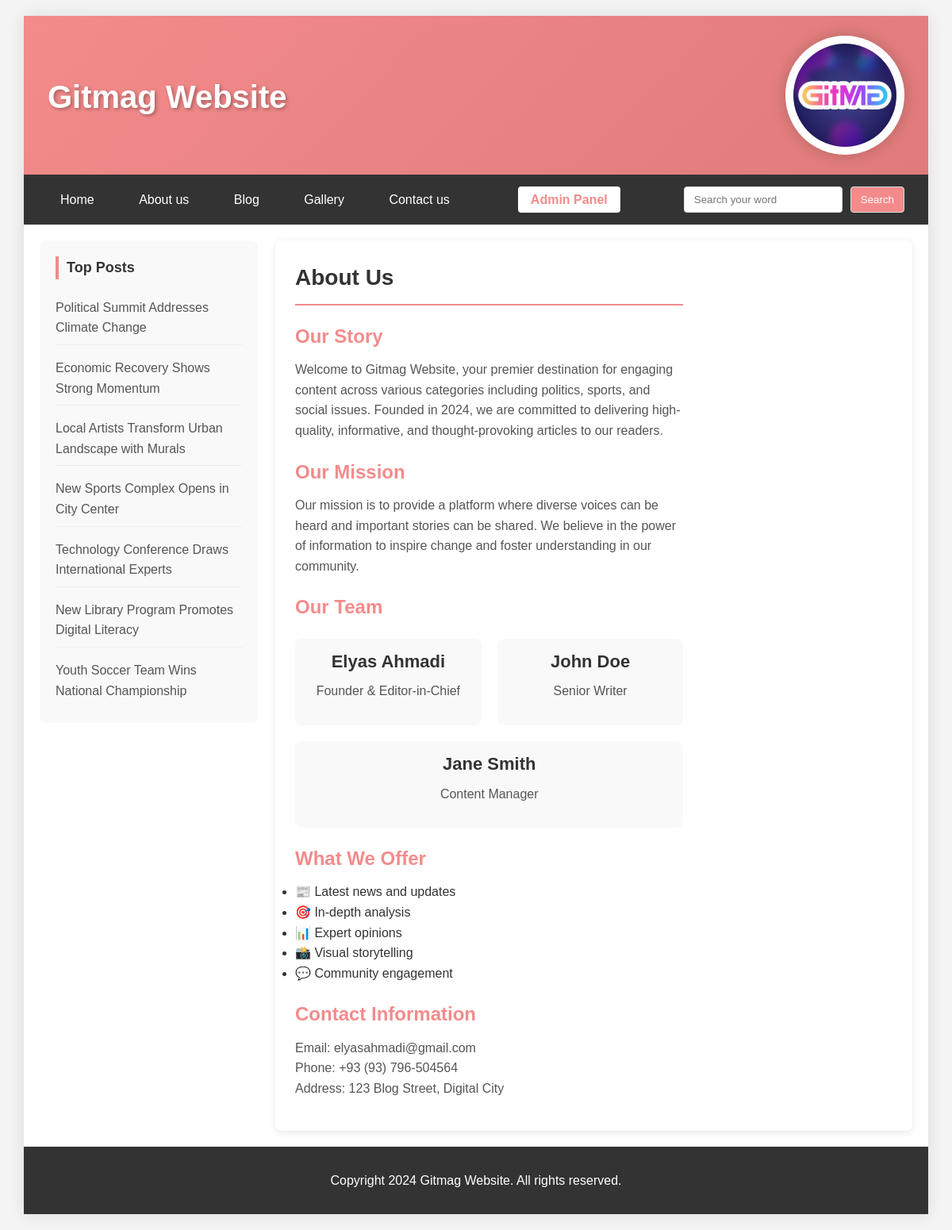
Page /about.php on the committed database.
### tables this page shows
CREATE TABLE settings (
    id INT AUTO_INCREMENT PRIMARY KEY,
    title VARCHAR(255) NOT NULL,
    keywords TEXT,
    description TEXT,
    author VARCHAR(100),
    logo VARCHAR(255),
    footer TEXT
);

CREATE TABLE posts (
    id INT AUTO_INCREMENT PRIMARY KEY,
    title VARCHAR(255) NOT NULL,
    content TEXT NOT NULL,
    category ENUM('sport', 'social', 'political') NOT NULL,
    image VARCHAR(255),
    status ENUM('draft', 'published') NOT NULL DEFAULT 'published',
    views INT DEFAULT 0,
    created_at TIMESTAMP DEFAULT CURRENT_TIMESTAMP,
    updated_at TIMESTAMP DEFAULT CURRENT_TIMESTAMP ON UPDATE CURRENT_TIMESTAMP
);

### classes/Database.php (called while the page is built, shortened)
<?php
class Database
{
    private static $host = "localhost";
    private static $user = "root";
    private static $password = "";
    private static $dbName = "blog_db";
    private static $connection = null;
    public static function getConnection(): ?\mysqli
    {
        if (empty(self::$connection)) {
            self::$connection = new \mysqli(self::$host, self::$user, self::$password, self::$dbName);
            if (self::$connection->connect_errno === 0) {
                return self::$connection;
            } else {
                return null;
            }
        }
        return self::$connection;
    }
}

### classes/Repository/BaseRepository.php (called while the page is built, shortened)
<?php
class BaseRepository
{
    protected string $tableName;
    protected Storage $storage;
    public function __construct(Storage $storage)
    {
        $this->storage = $storage;
    }
    public function getAll(): array
    {
        return $this->storage->getAll($this->tableName);
    }
}

### classes/StorageTypes/MySQL.php (called while the page is built, shortened)
<?php
class MySQL implements Storage
{
    private $connection;
    public function __construct()
    {
        $this->connection = Database::getConnection();
    }
    public function getAll(string $table): array
    {
        $query = "SELECT * FROM `$table`";
        $result = $this->connection->query($query);
        if ($result && $result->num_rows > 0) {
            return $result->fetch_all(MYSQLI_ASSOC);
        }
        return [];
    }
}

### classes/Repository/SettingRepository.php (called while the page is built, shortened)
<?php
class SettingRepository extends BaseRepository
{
    public function getSettings(): ?array
    {
        $settings = $this->getAll();
        return !empty($settings) ? $settings[0] : null;
    }
}

### classes/Repository/PostRepository.php (called while the page is built, shortened)
<?php
class PostRepository extends BaseRepository
{
    public function getTopPosts(int $limit = 5): array
    {
        $allPosts = $this->getAll();
        usort($allPosts, function($a, $b) {
            return $b['views'] - $a['views'];
        });
        $topPosts = array_slice($allPosts, 0, $limit);
        return $this->processImagePaths($topPosts);
    }
    public function getAll(): array
    {
        $posts = parent::getAll();
        return $this->processImagePaths($posts);
    }
    private function processImagePaths(array $posts): array
    {
        return array_map(function($post) {
            return $this->processImagePath($post);
        }, $posts);
    }
    private function processImagePath(array $post): array
    {
        if (!empty($post['image'])) {
            $post['image'] = basename($post['image']);
        }
        return $post;
    }
}

### about.php (the view, shortened to what this page needs)
<?php
$settingRepository = new SettingRepository(new MySQL());
$postRepository = new PostRepository(new MySQL());
$settings = $settingRepository->getSettings();
$topPosts = $postRepository->getTopPosts(7);
?>
<!DOCTYPE html>
<html lang="en">
<head>
    <link rel="stylesheet" href="./assets/css/style.css">
</head>
<body>
    <main>
        <header>
            <h1><?= $settings['title'] ?? 'Gitmag website' ?></h1>
            <?php if ($settings['logo']): ?>
            <div id="logo">
                <img src="./assets/images/logo.png" alt="Gitmag">
            </div>
            <?php endif; ?>
        </header>
        <nav>
            <ul>
                <li><a href="./index.php">Home</a></li>
                <li><a href="./about.php">About us</a></li>
                <li><a href="./blog.php">Blog</a></li>
                <li><a href="./gallery.php">Gallery</a></li>
                <li><a href="./contact.php">Contact us</a></li>
            </ul>
            <div class="admin-login">
                <a href="./login.php">Admin Panel</a>
            </div>
            <form action="search.php" method="GET">
                <input type="text" name="search" placeholder="Search your word" value="<?= htmlspecialchars($_GET['search'] ?? '') ?>">
                <input type="submit" value="Search">
            </form>
        </nav>
        <section id="content">
            <aside>
                <div class="aside-box">
                    <h2>Top Posts</h2>
                    <ul>
                        <?php foreach ($topPosts as $post): ?>
                        <li><a href="post.php?id=<?= $post['id'] ?>"><?= htmlspecialchars($post['title']) ?></a></li>
                        <?php endforeach; ?>
                    </ul>
                </div>
            </aside>
            <div id="articles">
                <article>
                    <div class="caption about-content">
                        <h1>About Us</h1>
                        <h2>Our Story</h2>
                        <p>Welcome to <?= $settings['title'] ?? 'Gitmag website' ?>, your premier destination for engaging content across various categories including politics, sports, and social issues. Founded in 2024, we are committed to delivering high-quality, informative, and thought-provoking articles to our readers.</p>
                        <h2>Our Mission</h2>
                        <p>Our mission is to provide a platform where diverse voices can be heard and important stories can be shared. We believe in the power of information to inspire change and foster understanding in our community.</p>
                        <h2>Our Team</h2>
                        <div class="team-members">
                            <div class="team-member">
                                <h3>Elyas Ahmadi</h3>
                                <p>Founder & Editor-in-Chief</p>
                            </div>
                            <div class="team-member">
                                <h3>John Doe</h3>
                                <p>Senior Writer</p>
                            </div>
                            <div class="team-member">
                                <h3>Jane Smith</h3>
                                <p>Content Manager</p>
                            </div>
                        </div>
                        <h2>What We Offer</h2>
                        <ul>
                            <li>📰 Latest news and updates</li>
                            <li>🎯 In-depth analysis</li>
                            <li>📊 Expert opinions</li>
                            <li>📸 Visual storytelling</li>
                            <li>💬 Community engagement</li>
                        </ul>
                        <h2>Contact Information</h2>
                        <p>Email: elyasahmadi@gmail.com<br>
                        Phone: +93 (93) 796-504564<br>
                        Address: 123 Blog Street, Digital City</p>
                    </div>
                </article>
            </div>
        </section>
        <footer>
            <p><?= $settings['footer'] ?? 'Copyright 2024 Gitmag Website. All rights reserved.' ?></p>
        </footer>
    </main>
</body>
</html>

### assets/css/style.css (style rules this page uses)
* { margin: 0; padding: 0; border: none; box-sizing: border-box; }
body { font-family: 'Arial', sans-serif; line-height: 1.6; color: #333; background-color: #f4f4f4; }
main { width: 1200px; margin: 0 auto; background: white; box-shadow: 0 0 20px rgba(0,0,0,0.1); }
header { width: 100%; height: 200px; background: linear-gradient(135deg, #f38b8b, #e07b7b); position: relative; }
header h1 { float: left; margin-top: 70px; margin-left: 30px; font-size: 40px; color: white; text-shadow: 2px 2px 4px rgba(0,0,0,0.3); }
#logo { float: right; width: 150px; height: 150px; margin-top: 25px; margin-right: 30px; background: white; border-radius: 50%; padding: 10px; box-shadow: 0 0 20px rgba(0,0,0,0.2); }
#logo img { width: 100%; height: 100%; border-radius: 50%; object-fit: cover; }
nav { width: 100%; background: #333; margin-top: 0; padding: 15px 0; display: flex; justify-content: space-between; align-items: center; }
nav ul { list-style: none; margin-left: 30px; float: left; }
nav li { display: inline-block; margin: 0 10px; }
nav li:first-child { margin-left: 0; }
nav li a { text-decoration: none; color: white; padding: 8px 16px; border-radius: 4px; transition: background 0.3s ease; }
.admin-login { float: right; margin-right: 20px; }
.admin-login a { color: #f38b8b; text-decoration: none; font-weight: bold; padding: 8px 16px; background: white; border-radius: 4px; transition: all 0.3s ease; }
nav form { float: right; margin-right: 30px; display: flex; gap: 10px; }
nav form input { border-radius: 4px; padding: 8px 12px; border: 1px solid #ddd; }
nav form input[type="text"] { width: 200px; }
nav form input[type="submit"] { background: #f38b8b; color: white; cursor: pointer; transition: background 0.3s ease; }
#content { width: 100%; margin-top: 0; padding: 20px; min-height: 600px; }
aside { width: 25%; float: left; background: #f9f9f9; border-radius: 8px; padding: 0; }
aside .aside-box { padding: 20px; border-bottom: 1px solid #eee; }
aside .aside-box:last-child { border-bottom: none; }
aside .aside-box h2 { margin-bottom: 15px; font-size: 18px; color: #333; border-left: 4px solid #f38b8b; padding-left: 10px; }
aside .aside-box ul { list-style: none; margin-left: 0; }
aside .aside-box li { margin-bottom: 8px; padding: 8px 0; border-bottom: 1px solid #eee; }
aside .aside-box li:last-child { border-bottom: none; margin-bottom: 0; }
aside .aside-box li a { text-decoration: none; color: #555; display: block; transition: color 0.3s ease; }
#articles { width: 73%; float: right; background: white; border-radius: 8px; padding: 0; }
article { padding: 25px; border-bottom: 1px solid #eee; background: white; border-radius: 8px; margin-bottom: 20px; box-shadow: 0 2px 10px rgba(0,0,0,0.1); transition: transform 0.3s ease; }
article:last-child { border-bottom: none; margin-bottom: 0; }
article .caption { width: 65%; float: left; margin-left: 0; }
article .caption h3 { font-size: 22px; margin-bottom: 10px; color: #333; line-height: 1.3; }
article .caption h1 { font-size: 28px; margin-bottom: 15px; color: #333; border-bottom: 2px solid #f38b8b; padding-bottom: 10px; }
article .caption p { font-size: 16px; margin-bottom: 15px; color: #555; line-height: 1.6; }
footer { padding: 30px 0; background: #333; margin-top: 0; text-align: center; color: white; }
@media screen and (max-width: 1240px) { main { width: 95%; margin: 20px auto; } }

### about.php (style rules this page uses)
.about-content { line-height: 1.6; }
.about-content h2 { color: #f38b8b; margin: 20px 0 10px 0; }
.team-members { display: flex; flex-wrap: wrap; gap: 20px; margin: 20px 0; }
.team-member { flex: 1; min-width: 200px; text-align: center; padding: 15px; background: #f9f9f9; border-radius: 8px; }

### rows in the picture
settings: title "Gitmag Website", footer "Copyright 2024 Gitmag Website. All rights reserved."
posts: title "Political Summit Addresses Climate Change"
posts: title "Economic Recovery Shows Strong Momentum"
posts: title "Local Artists Transform Urban Landscape with Murals"
posts: title "New Sports Complex Opens in City Center"
posts: title "Technology Conference Draws International Experts"
posts: title "New Library Program Promotes Digital Literacy"
posts: title "Youth Soccer Team Wins National Championship"
